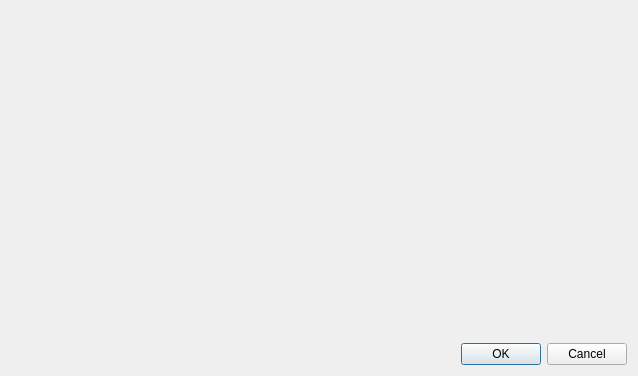
<?xml version="1.0" encoding="UTF-8"?>
<ui version="4.0">
 <class>Dialog</class>
 <widget class="QDialog" name="Dialog">
  <property name="geometry">
   <rect>
    <x>0</x>
    <y>0</y>
    <width>638</width>
    <height>376</height>
   </rect>
  </property>
  <property name="windowTitle">
   <string>Dialog</string>
  </property>
  <layout class="QVBoxLayout" name="verticalLayout">
   <item>
    <widget class="QLabel" name="imgLabel">
     <property name="text">
      <string/>
     </property>
    </widget>
   </item>
   <item>
    <widget class="QDialogButtonBox" name="buttonBox">
     <property name="orientation">
      <enum>Qt::Horizontal</enum>
     </property>
     <property name="standardButtons">
      <set>QDialogButtonBox::Cancel|QDialogButtonBox::Ok</set>
     </property>
    </widget>
   </item>
  </layout>
 </widget>
 <resources/>
 <connections>
  <connection>
   <sender>buttonBox</sender>
   <signal>accepted()</signal>
   <receiver>Dialog</receiver>
   <slot>accept()</slot>
   <hints>
    <hint type="sourcelabel">
     <x>248</x>
     <y>254</y>
    </hint>
    <hint type="destinationlabel">
     <x>157</x>
     <y>274</y>
    </hint>
   </hints>
  </connection>
  <connection>
   <sender>buttonBox</sender>
   <signal>rejected()</signal>
   <receiver>Dialog</receiver>
   <slot>reject()</slot>
   <hints>
    <hint type="sourcelabel">
     <x>316</x>
     <y>260</y>
    </hint>
    <hint type="destinationlabel">
     <x>286</x>
     <y>274</y>
    </hint>
   </hints>
  </connection>
 </connections>
</ui>
